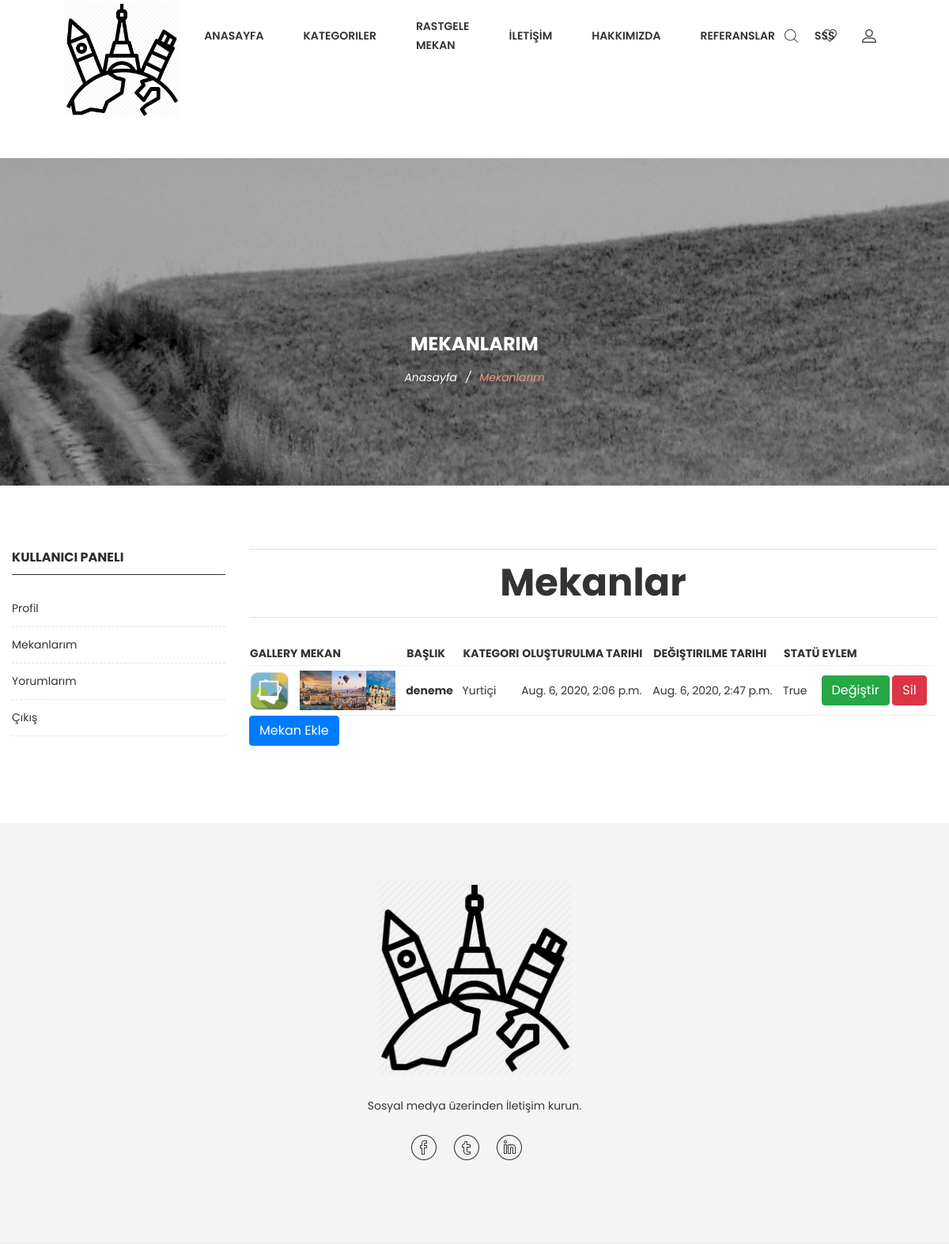
/user/places/ (signed in), run on an earlier commit of the app's database.
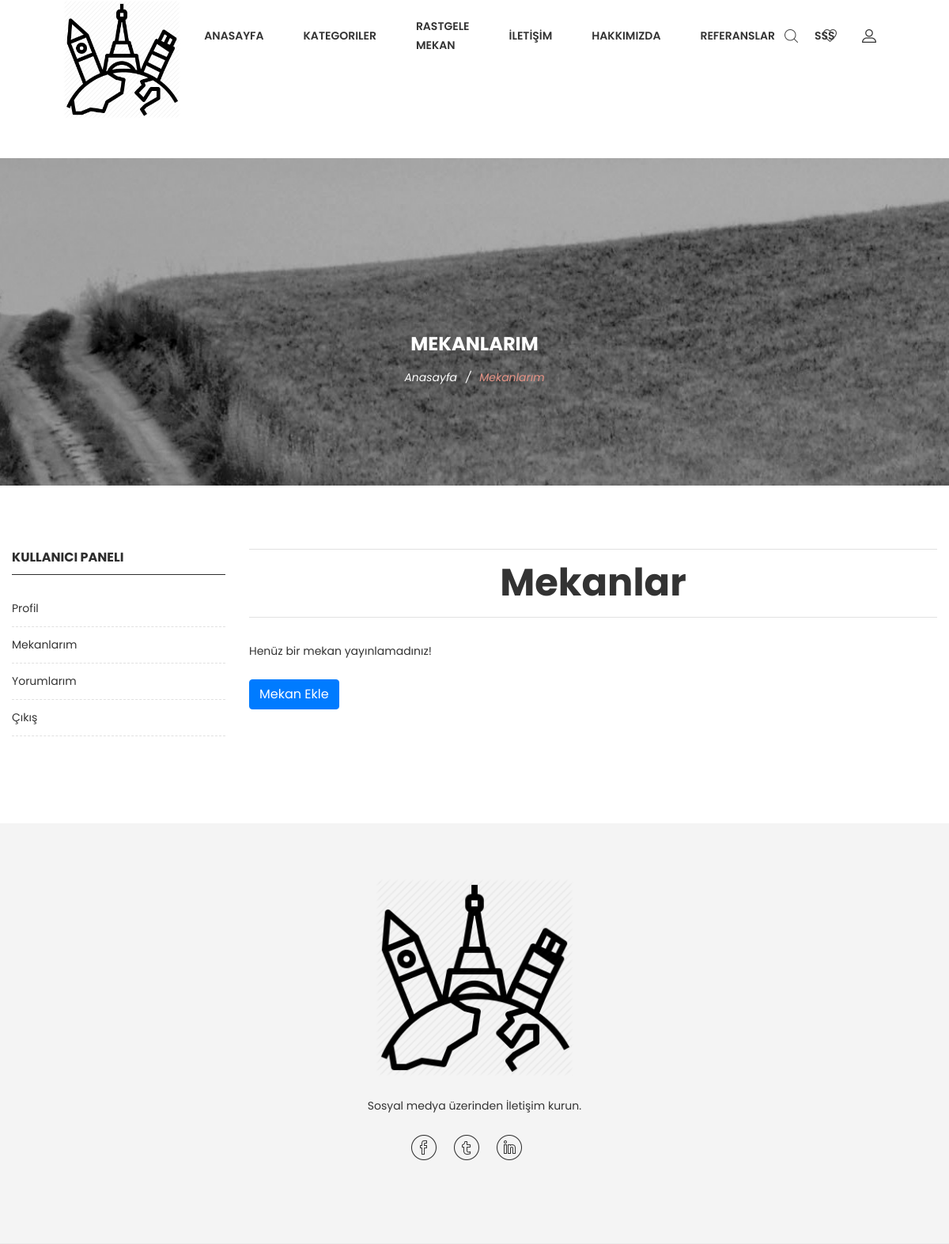
And on a later commit of the database.
### mekan/models.py (models this page shows, shortened)
class Place(models.Model):
    STATUS = (
        ('True', 'Evet'),
        ('False', 'Hayır'),
    )
    user = models.ForeignKey(User, on_delete=models.SET_NULL, null=True)
    category = models.ForeignKey(Category, on_delete=models.CASCADE)
    title = models.CharField(max_length=100)
    keywords = models.CharField(max_length=255)
    description = models.CharField(max_length=255)
    country = models.CharField(max_length=100)
    city = models.CharField(max_length=100)
    detail = RichTextUploadingField(blank=True)
    slug = models.SlugField(null=False, unique=True)
    image = models.ImageField(upload_to='images/', max_length=255)  # py -m pip install --upgrade Pillow
    status = models.CharField(max_length=10, choices=STATUS)
    create_at = models.DateTimeField(auto_now_add=True)
    update_at = models.DateTimeField(auto_now=True)
    def image_tag(self):
        return mark_safe('<img src="{}" height="50"/>'.format(self.image.url))
    image_tag.short_description = 'Image'

class Category(MPTTModel):
    STATUS = (
        ('True', 'Evet'),
        ('False', 'Hayır'),
    )
    title = models.CharField(max_length=30)
    keywords = models.CharField(max_length=255)
    description = models.CharField(max_length=255)
    CategoryImage = models.ImageField(blank=True, upload_to='assets/images/')  # py -m pip install --upgrade Pillow
    status = models.CharField(max_length=10, choices=STATUS)
    slug = models.SlugField(null=False, unique=True)
    parent = TreeForeignKey('self', blank=True, null=True, related_name='children', on_delete=models.CASCADE)
    create_at = models.DateTimeField(auto_now_add=True)
    update_at = models.DateTimeField(auto_now=True)
    class MPTTMeta:
        order_insertion_by = ['title']
    def image_tag(self):
        return mark_safe('<img src="{}" height="50"/>'.format(self.CategoryImage.url))
    image_tag.short_description = 'Image'

### user/views.py (the view)
# urls.py: path('places/', views.places, name='places'),
@login_required(login_url='/login')
def places(request):
    place = Place.objects.filter(user_id=request.user.id)
    context = {
        'places': place,
    }
    context.update(common())
    return render(request, 'User/placesPage.html', context)

### user/views.py (called while the page is built)
def common():
    setting = Setting.objects.get(pk=1)
    category = Category.objects.all()
    return {'setting': setting,
            'category': category
            }

### home/templates/User/placesPage.html (shortened to what the changed rows need)
{% extends 'HomeBase.html' %}
{% block body %}
{% load static %}
    <div class="ht__bradcaump__area bg-image--5">
        <div class="container">
            <div class="row">
                <div class="col-lg-12">
                    <div class="bradcaump__inner text-center">
                        <h2 class="bradcaump-title">Mekanlarım</h2>
                    </div>
                </div>
            </div>
        </div>
    </div>
    <div class="page-shop-sidebar left--sidebar bg--white section-padding--lg">
        <div class="container">
            <div class="row">
                <div class="col-lg-9 col-12 order-1 order-lg-2">
                    <div class="row">
                        <div class="col-lg-12">
                            <div class="shop__list__wrapper d-flex flex-wrap flex-md-nowrap justify-content-between">
                                <p>
                                <h1>Mekanlar</h1></p>
                            </div>
                        </div>
                    </div>
                    <div class="tab__container">
                    {% if places %}
                        <table>
                            <tr>
                                 <th>
                                    Gallery
                                </th>
                                <th>
                                    Mekan
                                </th>
                                <th>
                                    Başlık
                                </th>
                                <th>
                                    Kategori
                                </th>
                                <th>
                                    Oluşturulma Tarihi
                                </th>
                                <th>
                                    Değiştirilme Tarihi
                                </th>
                                <th>
                                    Statü
                                </th>
                                <th>
                                    Eylem
                                </th>
                            </tr>
                            {% for ph in places %}
                                <tr>
                                     <td>
                                        <a href="javascript:window.open('/user/placeaddimage/{{ ph.id }}','gallery','top=100,left=200,width=1200,height=800');">
                                            <img src="{% static  'images/bg/galleryIcon.png' %}" height="50" title="Image Gallery"></a>
                                    </td>
                                    <td>
                                        <img height="50" src="{{ ph.image.url }}">
                                    </td>
                                    <td>
                                        <a href="/place/{{ ph.id }}/{{ ph.slug }}">
                                            <strong>{{ ph.title }}</strong></a>
                                    </td>
                                    <td>
                                        {{ ph.category.title }}
                                    </td>
                                    <td>
                                        {{ ph.create_at }}
                                    </td>
                                    <td>
                                        {{ ph.update_at }}
                                    </td>
                                    <td>
                                        {{ ph.status }}
                                    </td>
                                    <td>
                                        <a class="btn btn-success" href="/user/placeedit/{{ ph.id }}"
                                        >Değiştir</a>
                                        <a class="btn btn-danger" href="/user/placedelete/{{ ph.id }}"
                                           onclick="return confirm('Onaylıyor musunuz?')">Sil</a>
                                    </td>
                                </tr>
                            {% endfor %}
                        </table>
                        {% else %}
                           Henüz bir mekan yayınlamadınız! <br><br>
                        {% endif %}
                    <a class="btn btn-primary" href="/user/addplaces" >Mekan Ekle</a>
                    </div>
                </div>
            </div>
        </div>
    </div>
{% endblock %}

What changed in the data, as far as the page shows it:
no longer on this page (row edited): Place: {{ ph.id }} 1 (drawn), image (picture), title "deneme", category "Yurtiçi", create_at "Aug. 6, 2020, 2:06 p.m.", update_at "Aug. 6, 2020, 2:47 p.m.", status "True"
Also different on the page:
text no longer shown: "GALLERY MEKAN BAŞLIK KATEGORI OLUŞTURULMA TARIHI DEĞIŞTIRILME TARIHI STATÜ EYLEM"
text now shown: "Henüz bir mekan yayınlamadınız!"
